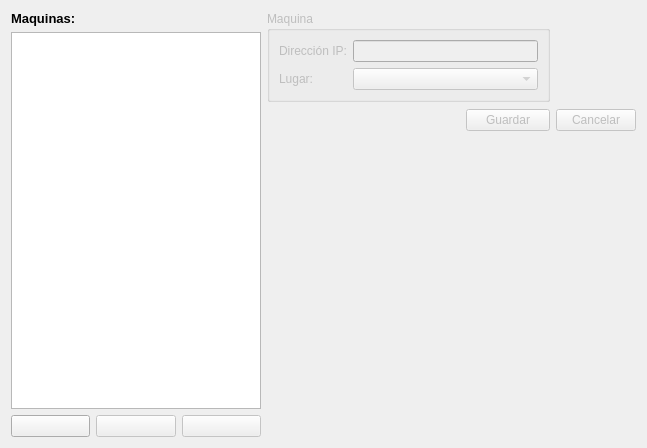
<?xml version="1.0" encoding="UTF-8"?>
<ui version="4.0">
 <class>FMaquinasPage</class>
 <widget class="QRecordWidgetMapper" name="FMaquinasPage">
  <property name="geometry">
   <rect>
    <x>0</x>
    <y>0</y>
    <width>647</width>
    <height>448</height>
   </rect>
  </property>
  <property name="windowTitle">
   <string>RecordWidgetMapper</string>
  </property>
  <layout class="QGridLayout" name="gridLayout_3">
   <item row="0" column="0" rowspan="3">
    <layout class="QGridLayout" name="gridLayout_2">
     <item row="1" column="0">
      <widget class="TTableViewModelRecord" name="tbvwMaquinas">
       <property name="maximumSize">
        <size>
         <width>250</width>
         <height>16777215</height>
        </size>
       </property>
       <property name="editTriggers">
        <set>QAbstractItemView::NoEditTriggers</set>
       </property>
       <property name="alternatingRowColors">
        <bool>true</bool>
       </property>
       <property name="selectionMode">
        <enum>QAbstractItemView::SingleSelection</enum>
       </property>
       <property name="selectionBehavior">
        <enum>QAbstractItemView::SelectRows</enum>
       </property>
       <property name="showGrid">
        <bool>false</bool>
       </property>
      </widget>
     </item>
     <item row="2" column="0">
      <layout class="QHBoxLayout" name="horizontalLayout">
       <item>
        <widget class="QPushButton" name="btnNuevo">
         <property name="toolTip">
          <string>Nueva máquina</string>
         </property>
         <property name="text">
          <string/>
         </property>
         <property name="icon">
          <iconset resource="../../app/app.qrc">
           <normaloff>:/pics/document-new.png</normaloff>:/pics/document-new.png</iconset>
         </property>
        </widget>
       </item>
       <item>
        <widget class="QPushButton" name="btnAtras">
         <property name="enabled">
          <bool>false</bool>
         </property>
         <property name="toolTip">
          <string>Máquinas anteriores</string>
         </property>
         <property name="text">
          <string/>
         </property>
         <property name="icon">
          <iconset resource="../../app/app.qrc">
           <normaloff>:/pics/atras.png</normaloff>:/pics/atras.png</iconset>
         </property>
        </widget>
       </item>
       <item>
        <widget class="QPushButton" name="btnAdelante">
         <property name="enabled">
          <bool>false</bool>
         </property>
         <property name="toolTip">
          <string>Siguientes máquinas</string>
         </property>
         <property name="text">
          <string/>
         </property>
         <property name="icon">
          <iconset resource="../../app/app.qrc">
           <normaloff>:/pics/adelante.png</normaloff>:/pics/adelante.png</iconset>
         </property>
        </widget>
       </item>
      </layout>
     </item>
     <item row="0" column="0">
      <widget class="QLabel" name="label_3">
       <property name="text">
        <string>&lt;!DOCTYPE HTML PUBLIC &quot;-//W3C//DTD HTML 4.0//EN&quot; &quot;http://www.w3.org/TR/REC-html40/strict.dtd&quot;&gt;
&lt;html&gt;&lt;head&gt;&lt;meta name=&quot;qrichtext&quot; content=&quot;1&quot; /&gt;&lt;style type=&quot;text/css&quot;&gt;
p, li { white-space: pre-wrap; }
&lt;/style&gt;&lt;/head&gt;&lt;body style=&quot; font-family:'Droid Sans'; font-size:10pt; font-weight:400; font-style:normal;&quot;&gt;
&lt;p style=&quot; margin-top:0px; margin-bottom:0px; margin-left:0px; margin-right:0px; -qt-block-indent:0; text-indent:0px;&quot;&gt;&lt;span style=&quot; font-weight:600;&quot;&gt;Maquinas:&lt;/span&gt;&lt;/p&gt;&lt;/body&gt;&lt;/html&gt;</string>
       </property>
      </widget>
     </item>
    </layout>
   </item>
   <item row="0" column="1" colspan="2">
    <widget class="QGroupBox" name="grbxMaquina">
     <property name="enabled">
      <bool>false</bool>
     </property>
     <property name="title">
      <string>Maquina</string>
     </property>
     <layout class="QGridLayout" name="gridLayout">
      <item row="0" column="0">
       <layout class="QFormLayout" name="formLayout">
        <item row="0" column="0">
         <widget class="QLabel" name="label">
          <property name="text">
           <string>Dirección IP:</string>
          </property>
         </widget>
        </item>
        <item row="0" column="1">
         <widget class="QLineEdit" name="ledIp"/>
        </item>
        <item row="1" column="0">
         <widget class="QLabel" name="label_2">
          <property name="text">
           <string>Lugar:</string>
          </property>
         </widget>
        </item>
        <item row="1" column="1">
         <widget class="TComboBoxModelRecord" name="cbxLugar"/>
        </item>
       </layout>
      </item>
     </layout>
    </widget>
   </item>
   <item row="1" column="1">
    <spacer name="horizontalSpacer_2">
     <property name="orientation">
      <enum>Qt::Horizontal</enum>
     </property>
     <property name="sizeHint" stdset="0">
      <size>
       <width>181</width>
       <height>24</height>
      </size>
     </property>
    </spacer>
   </item>
   <item row="1" column="2">
    <widget class="QPushButton" name="btnGuardar">
     <property name="enabled">
      <bool>false</bool>
     </property>
     <property name="text">
      <string>Guardar</string>
     </property>
     <property name="icon">
      <iconset resource="../../app/app.qrc">
       <normaloff>:/pics/save.png</normaloff>:/pics/save.png</iconset>
     </property>
    </widget>
   </item>
   <item row="1" column="3">
    <widget class="QPushButton" name="btnCancelar">
     <property name="enabled">
      <bool>false</bool>
     </property>
     <property name="text">
      <string>Cancelar</string>
     </property>
     <property name="icon">
      <iconset resource="../../app/app.qrc">
       <normaloff>:/pics/dialog-close.png</normaloff>:/pics/dialog-close.png</iconset>
     </property>
    </widget>
   </item>
   <item row="2" column="2">
    <spacer name="verticalSpacer">
     <property name="orientation">
      <enum>Qt::Vertical</enum>
     </property>
     <property name="sizeHint" stdset="0">
      <size>
       <width>84</width>
       <height>291</height>
      </size>
     </property>
    </spacer>
   </item>
  </layout>
 </widget>
 <customwidgets>
  <customwidget>
   <class>TComboBoxModelRecord</class>
   <extends>QComboBox</extends>
   <header>tcomboboxmodelrecord.h</header>
  </customwidget>
  <customwidget>
   <class>TTableViewModelRecord</class>
   <extends>QTableView</extends>
   <header>ttableviewmodelrecord.h</header>
  </customwidget>
  <customwidget>
   <class>QRecordWidgetMapper</class>
   <extends>QWidget</extends>
   <header>qrecordwidgetmapper.h</header>
   <container>1</container>
  </customwidget>
 </customwidgets>
 <resources>
  <include location="../../app/app.qrc"/>
  <include location="../../app/app.qrc"/>
 </resources>
 <connections>
  <connection>
   <sender>FMaquinasPage</sender>
   <signal>hasRecordsWithOutSave(bool)</signal>
   <receiver>btnGuardar</receiver>
   <slot>setEnabled(bool)</slot>
   <hints>
    <hint type="sourcelabel">
     <x>508</x>
     <y>404</y>
    </hint>
    <hint type="destinationlabel">
     <x>495</x>
     <y>134</y>
    </hint>
   </hints>
  </connection>
  <connection>
   <sender>FMaquinasPage</sender>
   <signal>hasRecordsWithOutSave(bool)</signal>
   <receiver>btnCancelar</receiver>
   <slot>setEnabled(bool)</slot>
   <hints>
    <hint type="sourcelabel">
     <x>561</x>
     <y>383</y>
    </hint>
    <hint type="destinationlabel">
     <x>577</x>
     <y>131</y>
    </hint>
   </hints>
  </connection>
  <connection>
   <sender>tbvwMaquinas</sender>
   <signal>navPrevious(bool)</signal>
   <receiver>btnAtras</receiver>
   <slot>setEnabled(bool)</slot>
   <hints>
    <hint type="sourcelabel">
     <x>91</x>
     <y>309</y>
    </hint>
    <hint type="destinationlabel">
     <x>196</x>
     <y>426</y>
    </hint>
   </hints>
  </connection>
  <connection>
   <sender>tbvwMaquinas</sender>
   <signal>navNext(bool)</signal>
   <receiver>btnAdelante</receiver>
   <slot>setEnabled(bool)</slot>
   <hints>
    <hint type="sourcelabel">
     <x>175</x>
     <y>315</y>
    </hint>
    <hint type="destinationlabel">
     <x>243</x>
     <y>418</y>
    </hint>
   </hints>
  </connection>
  <connection>
   <sender>btnAtras</sender>
   <signal>clicked()</signal>
   <receiver>tbvwMaquinas</receiver>
   <slot>navToPrevious()</slot>
   <hints>
    <hint type="sourcelabel">
     <x>192</x>
     <y>422</y>
    </hint>
    <hint type="destinationlabel">
     <x>63</x>
     <y>347</y>
    </hint>
   </hints>
  </connection>
  <connection>
   <sender>btnAdelante</sender>
   <signal>clicked()</signal>
   <receiver>tbvwMaquinas</receiver>
   <slot>navToNext()</slot>
   <hints>
    <hint type="sourcelabel">
     <x>240</x>
     <y>429</y>
    </hint>
    <hint type="destinationlabel">
     <x>238</x>
     <y>336</y>
    </hint>
   </hints>
  </connection>
  <connection>
   <sender>tbvwMaquinas</sender>
   <signal>clicked(QModelIndex)</signal>
   <receiver>FMaquinasPage</receiver>
   <slot>toRecord(QModelIndex)</slot>
   <hints>
    <hint type="sourcelabel">
     <x>180</x>
     <y>142</y>
    </hint>
    <hint type="destinationlabel">
     <x>319</x>
     <y>197</y>
    </hint>
   </hints>
  </connection>
 </connections>
</ui>
